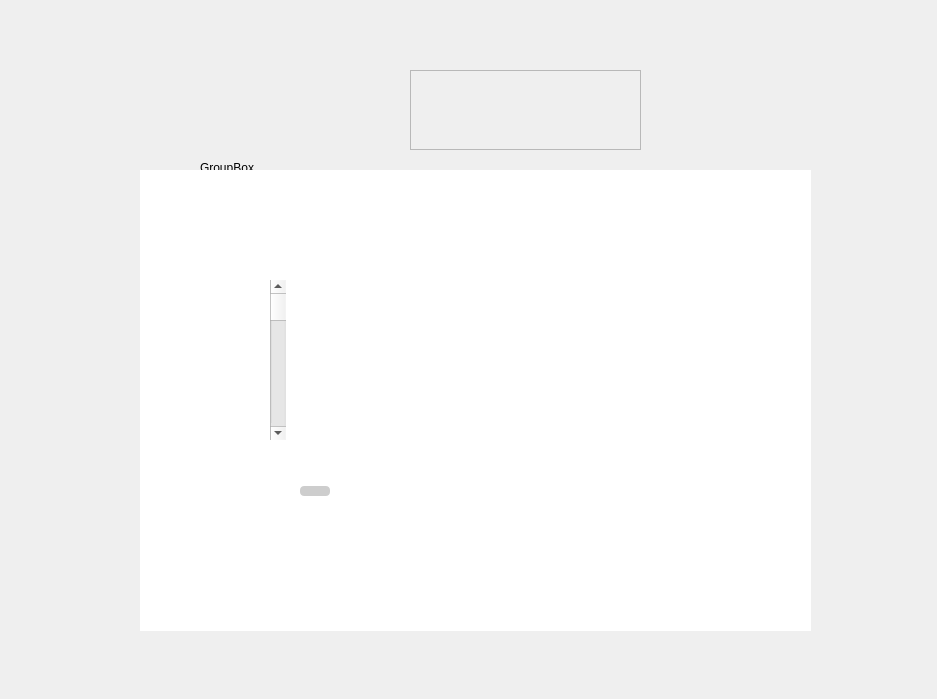
<?xml version="1.0" encoding="UTF-8"?>
<ui version="4.0">
 <class>Form</class>
 <widget class="QWidget" name="Form">
  <property name="geometry">
   <rect>
    <x>0</x>
    <y>0</y>
    <width>937</width>
    <height>699</height>
   </rect>
  </property>
  <property name="windowTitle">
   <string>Form</string>
  </property>
  <widget class="QGroupBox" name="groupBox">
   <property name="geometry">
    <rect>
     <x>200</x>
     <y>160</y>
     <width>120</width>
     <height>80</height>
    </rect>
   </property>
   <property name="title">
    <string>GroupBox</string>
   </property>
  </widget>
  <widget class="QScrollArea" name="scrollArea">
   <property name="geometry">
    <rect>
     <x>410</x>
     <y>70</y>
     <width>231</width>
     <height>80</height>
    </rect>
   </property>
   <property name="widgetResizable">
    <bool>true</bool>
   </property>
   <widget class="QWidget" name="scrollAreaWidgetContents">
    <property name="geometry">
     <rect>
      <x>0</x>
      <y>0</y>
      <width>229</width>
      <height>78</height>
     </rect>
    </property>
   </widget>
  </widget>
  <widget class="QWidget" name="widget23" native="true">
   <property name="geometry">
    <rect>
     <x>140</x>
     <y>170</y>
     <width>671</width>
     <height>461</height>
    </rect>
   </property>
   <property name="styleSheet">
    <string notr="true">QWidget#widget23{
background-color:#ffffff;
}
QScrollBar
                             {
                         
padding-top:6px;
                             }
QScrollBar:horizontal {
                background: transparent;
                height: 20px;
                margin: 0px 20px 0px 20px;
            }
            QScrollBar::handle:horizontal {
                background: rgb(205, 205, 205);
                min-width: 30px; /* 将滑块的宽度减小为10px */
                border-radius: 4px; /* 圆角效果 */
				
					
            }
            QScrollBar::add-line:horizontal, QScrollBar::sub-line:horizontal {
                width: 20px;
                subcontrol-origin: margin;
                background: transparent;
            }
            QScrollBar::add-page:horizontal, QScrollBar::sub-page:horizontal {
                background: transparent;
            }

     QScrollBar::handle:horizontal:hover{
                background: rgb(58, 58, 58);
       
					
            }
			</string>
   </property>
   <widget class="QScrollBar" name="verticalScrollBar">
    <property name="geometry">
     <rect>
      <x>130</x>
      <y>110</y>
      <width>16</width>
      <height>160</height>
     </rect>
    </property>
    <property name="orientation">
     <enum>Qt::Vertical</enum>
    </property>
   </widget>
   <widget class="QScrollBar" name="horizontalScrollBar">
    <property name="geometry">
     <rect>
      <x>140</x>
      <y>310</y>
      <width>160</width>
      <height>16</height>
     </rect>
    </property>
    <property name="orientation">
     <enum>Qt::Horizontal</enum>
    </property>
   </widget>
  </widget>
 </widget>
 <resources>
  <include location="images.qrc"/>
 </resources>
 <connections/>
</ui>
